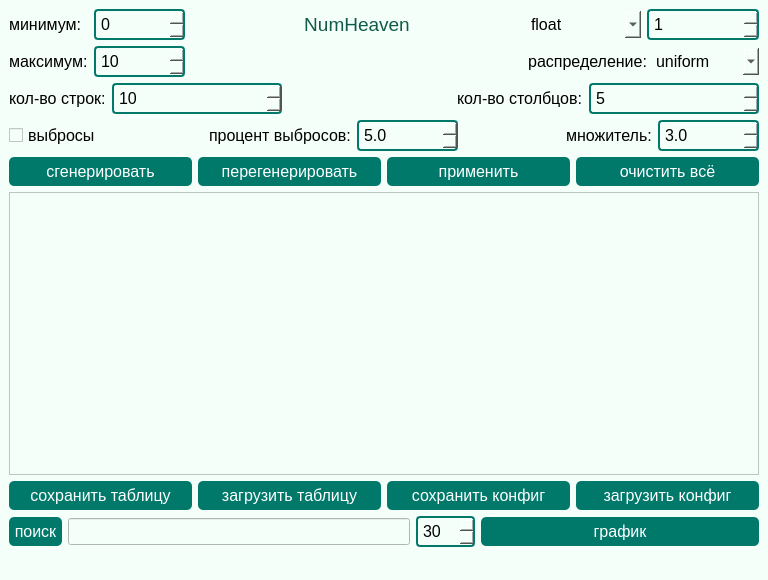
<?xml version="1.0" encoding="UTF-8"?>
<ui version="4.0">
 <class>MainWindow</class>
 <widget class="QMainWindow" name="MainWindow">
  <property name="geometry">
   <rect>
    <x>0</x>
    <y>0</y>
    <width>768</width>
    <height>580</height>
   </rect>
  </property>
  <property name="windowTitle">
   <string>MainWindow</string>
  </property>
  <property name="styleSheet">
   <string notr="true">QWidget {
    font-size: 12pt;
    background-color: #F5FFFA;
}

QPushButton {
    background-color: #00796B;
    color: white;
    border-radius: 5px;
    padding: 5px;
}

QSpinBox, QDoubleSpinBox {
	border: 2px solid #00796B;
}

QPushButton:hover {
    background-color: #006054;
}

QSpinBox, QDoubleSpinBox, QComboBox {
    padding: 3px;
    border-radius: 4px;
}</string>
  </property>
  <widget class="QWidget" name="centralwidget">
   <property name="font">
    <font>
     <pointsize>12</pointsize>
    </font>
   </property>
   <layout class="QGridLayout" name="gridLayout">
    <item row="2" column="0">
     <layout class="QHBoxLayout" name="maxHorizontalLayout">
      <item>
       <widget class="QLabel" name="maxLabel">
        <property name="text">
         <string>максимум:</string>
        </property>
       </widget>
      </item>
      <item>
       <widget class="QSpinBox" name="maxSpinBox">
        <property name="minimum">
         <number>-1000000</number>
        </property>
        <property name="maximum">
         <number>1000000</number>
        </property>
        <property name="value">
         <number>10</number>
        </property>
       </widget>
      </item>
     </layout>
    </item>
    <item row="11" column="0" colspan="5">
     <layout class="QHBoxLayout" name="saveloadHorizontalLayout">
      <item>
       <widget class="QPushButton" name="saveButton">
        <property name="text">
         <string>сохранить таблицу</string>
        </property>
       </widget>
      </item>
      <item>
       <widget class="QPushButton" name="loadButton">
        <property name="text">
         <string>загрузить таблицу</string>
        </property>
       </widget>
      </item>
      <item>
       <widget class="QPushButton" name="saveConfigButton">
        <property name="text">
         <string>сохранить конфиг</string>
        </property>
       </widget>
      </item>
      <item>
       <widget class="QPushButton" name="loadConfigButton">
        <property name="text">
         <string>загрузить конфиг</string>
        </property>
       </widget>
      </item>
     </layout>
    </item>
    <item row="13" column="0" colspan="3">
     <layout class="QHBoxLayout" name="searchHorizontalLayout">
      <item>
       <widget class="QPushButton" name="searchPushButton">
        <property name="text">
         <string>поиск</string>
        </property>
       </widget>
      </item>
      <item>
       <widget class="QLineEdit" name="searchLineEdit"/>
      </item>
     </layout>
    </item>
    <item row="1" column="0">
     <layout class="QHBoxLayout" name="minHorizontalLayout">
      <item>
       <widget class="QLabel" name="minLabel">
        <property name="text">
         <string>минимум:</string>
        </property>
       </widget>
      </item>
      <item>
       <widget class="QSpinBox" name="minSpinBox">
        <property name="minimum">
         <number>-1000000</number>
        </property>
        <property name="maximum">
         <number>1000000</number>
        </property>
       </widget>
      </item>
     </layout>
    </item>
    <item row="1" column="4">
     <layout class="QHBoxLayout" name="typeHorizontalLayout">
      <item>
       <widget class="QComboBox" name="dataTypeComboBox">
        <item>
         <property name="text">
          <string>float</string>
         </property>
        </item>
        <item>
         <property name="text">
          <string>integer</string>
         </property>
        </item>
       </widget>
      </item>
      <item>
       <widget class="QSpinBox" name="precisionSpinBox">
        <property name="toolTip">
         <string/>
        </property>
        <property name="minimum">
         <number>1</number>
        </property>
        <property name="maximum">
         <number>6</number>
        </property>
       </widget>
      </item>
     </layout>
    </item>
    <item row="10" column="0" colspan="5">
     <widget class="QTableWidget" name="dataTable">
      <property name="selectionMode">
       <enum>QAbstractItemView::MultiSelection</enum>
      </property>
      <property name="selectionBehavior">
       <enum>QAbstractItemView::SelectColumns</enum>
      </property>
     </widget>
    </item>
    <item row="1" column="2">
     <widget class="QLabel" name="title">
      <property name="font">
       <font>
        <pointsize>12</pointsize>
       </font>
      </property>
      <property name="text">
       <string>&lt;html&gt;&lt;head/&gt;&lt;body&gt;&lt;p align=&quot;center&quot;&gt;&lt;span style=&quot; font-size:14pt; color:#105b48;&quot;&gt;NumHeaven&lt;/span&gt;&lt;/p&gt;&lt;/body&gt;&lt;/html&gt;</string>
      </property>
     </widget>
    </item>
    <item row="1" column="1">
     <spacer name="horizontalSpacer">
      <property name="orientation">
       <enum>Qt::Horizontal</enum>
      </property>
      <property name="sizeHint" stdset="0">
       <size>
        <width>40</width>
        <height>20</height>
       </size>
      </property>
     </spacer>
    </item>
    <item row="1" column="3">
     <spacer name="horizontalSpacer_2">
      <property name="orientation">
       <enum>Qt::Horizontal</enum>
      </property>
      <property name="sizeHint" stdset="0">
       <size>
        <width>40</width>
        <height>20</height>
       </size>
      </property>
     </spacer>
    </item>
    <item row="7" column="0" colspan="5">
     <layout class="QHBoxLayout" name="actionsHorizontalLayout">
      <item>
       <widget class="QPushButton" name="generateButton">
        <property name="mouseTracking">
         <bool>false</bool>
        </property>
        <property name="text">
         <string>сгенерировать</string>
        </property>
       </widget>
      </item>
      <item>
       <widget class="QPushButton" name="regenerateButton">
        <property name="text">
         <string>перегенерировать</string>
        </property>
       </widget>
      </item>
      <item>
       <widget class="QPushButton" name="applyButton">
        <property name="text">
         <string>применить</string>
        </property>
       </widget>
      </item>
      <item>
       <widget class="QPushButton" name="clearAllButton">
        <property name="text">
         <string>очистить всё</string>
        </property>
       </widget>
      </item>
     </layout>
    </item>
    <item row="6" column="0" colspan="5">
     <layout class="QHBoxLayout" name="outliersHorizontalLayout">
      <item>
       <widget class="QCheckBox" name="addOutliersCheckBox">
        <property name="text">
         <string>выбросы</string>
        </property>
       </widget>
      </item>
      <item>
       <spacer name="horizontalSpacer_5">
        <property name="orientation">
         <enum>Qt::Horizontal</enum>
        </property>
        <property name="sizeHint" stdset="0">
         <size>
          <width>40</width>
          <height>20</height>
         </size>
        </property>
       </spacer>
      </item>
      <item>
       <widget class="QLabel" name="outlierPercentageLabel">
        <property name="text">
         <string>процент выбросов:</string>
        </property>
       </widget>
      </item>
      <item>
       <widget class="QDoubleSpinBox" name="outlierPercentageSpinBox">
        <property name="sizePolicy">
         <sizepolicy hsizetype="Expanding" vsizetype="Fixed">
          <horstretch>0</horstretch>
          <verstretch>0</verstretch>
         </sizepolicy>
        </property>
        <property name="decimals">
         <number>1</number>
        </property>
        <property name="minimum">
         <double>0.100000000000000</double>
        </property>
        <property name="maximum">
         <double>100.000000000000000</double>
        </property>
        <property name="singleStep">
         <double>0.100000000000000</double>
        </property>
        <property name="value">
         <double>5.000000000000000</double>
        </property>
       </widget>
      </item>
      <item>
       <spacer name="horizontalSpacer_4">
        <property name="orientation">
         <enum>Qt::Horizontal</enum>
        </property>
        <property name="sizeHint" stdset="0">
         <size>
          <width>40</width>
          <height>20</height>
         </size>
        </property>
       </spacer>
      </item>
      <item>
       <widget class="QLabel" name="outlierMagnitudeLabel">
        <property name="font">
         <font>
          <pointsize>12</pointsize>
          <weight>50</weight>
          <italic>false</italic>
          <bold>false</bold>
          <underline>false</underline>
          <strikeout>false</strikeout>
          <stylestrategy>PreferDefault</stylestrategy>
          <kerning>true</kerning>
         </font>
        </property>
        <property name="layoutDirection">
         <enum>Qt::LeftToRight</enum>
        </property>
        <property name="text">
         <string>множитель:</string>
        </property>
       </widget>
      </item>
      <item>
       <widget class="QDoubleSpinBox" name="outlierMagnitudeSpinBox">
        <property name="sizePolicy">
         <sizepolicy hsizetype="Expanding" vsizetype="Fixed">
          <horstretch>0</horstretch>
          <verstretch>0</verstretch>
         </sizepolicy>
        </property>
        <property name="decimals">
         <number>1</number>
        </property>
        <property name="minimum">
         <double>0.100000000000000</double>
        </property>
        <property name="maximum">
         <double>20.000000000000000</double>
        </property>
        <property name="singleStep">
         <double>0.100000000000000</double>
        </property>
        <property name="value">
         <double>3.000000000000000</double>
        </property>
       </widget>
      </item>
     </layout>
    </item>
    <item row="5" column="0" colspan="5">
     <layout class="QHBoxLayout" name="qHorizontalLayout">
      <item>
       <widget class="QLabel" name="quantityLabel">
        <property name="text">
         <string>кол-во строк:</string>
        </property>
       </widget>
      </item>
      <item>
       <widget class="QSpinBox" name="quantitySpinBox">
        <property name="sizePolicy">
         <sizepolicy hsizetype="Expanding" vsizetype="Fixed">
          <horstretch>0</horstretch>
          <verstretch>0</verstretch>
         </sizepolicy>
        </property>
        <property name="minimum">
         <number>1</number>
        </property>
        <property name="maximum">
         <number>10000</number>
        </property>
        <property name="value">
         <number>10</number>
        </property>
       </widget>
      </item>
      <item>
       <spacer name="horizontalSpacer_3">
        <property name="orientation">
         <enum>Qt::Horizontal</enum>
        </property>
        <property name="sizeHint" stdset="0">
         <size>
          <width>40</width>
          <height>20</height>
         </size>
        </property>
       </spacer>
      </item>
      <item>
       <widget class="QLabel" name="columnsLabel">
        <property name="text">
         <string>кол-во столбцов:</string>
        </property>
       </widget>
      </item>
      <item>
       <widget class="QSpinBox" name="columnsSpinBox">
        <property name="sizePolicy">
         <sizepolicy hsizetype="Expanding" vsizetype="Fixed">
          <horstretch>0</horstretch>
          <verstretch>0</verstretch>
         </sizepolicy>
        </property>
        <property name="minimum">
         <number>1</number>
        </property>
        <property name="maximum">
         <number>1000</number>
        </property>
        <property name="value">
         <number>5</number>
        </property>
       </widget>
      </item>
     </layout>
    </item>
    <item row="2" column="4">
     <layout class="QHBoxLayout" name="distributionHorizontalLayout">
      <item>
       <widget class="QLabel" name="distributionLabel">
        <property name="layoutDirection">
         <enum>Qt::LeftToRight</enum>
        </property>
        <property name="text">
         <string>распределение:</string>
        </property>
        <property name="alignment">
         <set>Qt::AlignRight|Qt::AlignTrailing|Qt::AlignVCenter</set>
        </property>
       </widget>
      </item>
      <item>
       <widget class="QComboBox" name="distributionComboBox">
        <item>
         <property name="text">
          <string>uniform</string>
         </property>
        </item>
        <item>
         <property name="text">
          <string>normal</string>
         </property>
        </item>
        <item>
         <property name="text">
          <string>exponential</string>
         </property>
        </item>
        <item>
         <property name="text">
          <string>lognormal</string>
         </property>
        </item>
        <item>
         <property name="text">
          <string>beta</string>
         </property>
        </item>
       </widget>
      </item>
     </layout>
    </item>
    <item row="13" column="3" colspan="2">
     <layout class="QHBoxLayout" name="graphHorizontalLayout">
      <item>
       <widget class="QSpinBox" name="graphBinsSpinBox">
        <property name="minimum">
         <number>10</number>
        </property>
        <property name="maximum">
         <number>160</number>
        </property>
        <property name="value">
         <number>30</number>
        </property>
       </widget>
      </item>
      <item>
       <widget class="QPushButton" name="showButton">
        <property name="sizePolicy">
         <sizepolicy hsizetype="Expanding" vsizetype="Fixed">
          <horstretch>0</horstretch>
          <verstretch>0</verstretch>
         </sizepolicy>
        </property>
        <property name="text">
         <string>график</string>
        </property>
       </widget>
      </item>
     </layout>
    </item>
   </layout>
  </widget>
  <widget class="QMenuBar" name="menubar">
   <property name="geometry">
    <rect>
     <x>0</x>
     <y>0</y>
     <width>768</width>
     <height>28</height>
    </rect>
   </property>
  </widget>
  <widget class="QStatusBar" name="statusbar"/>
 </widget>
 <resources/>
 <connections/>
</ui>
